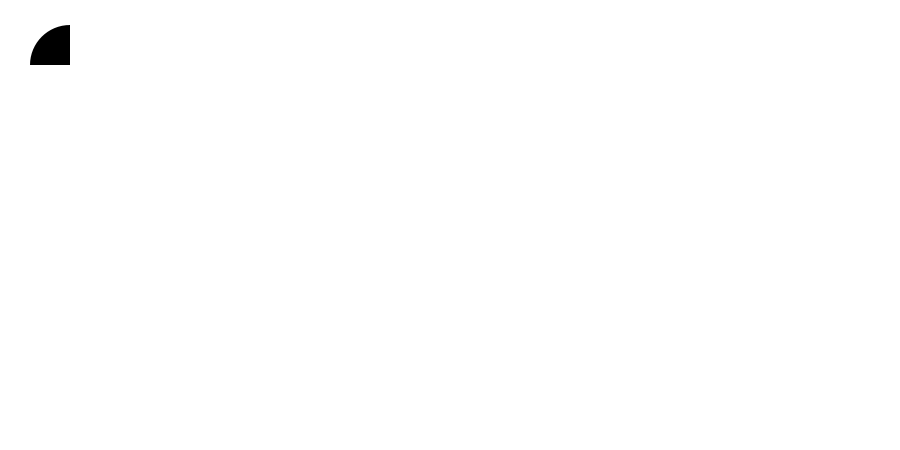
Frame 1 (no input)
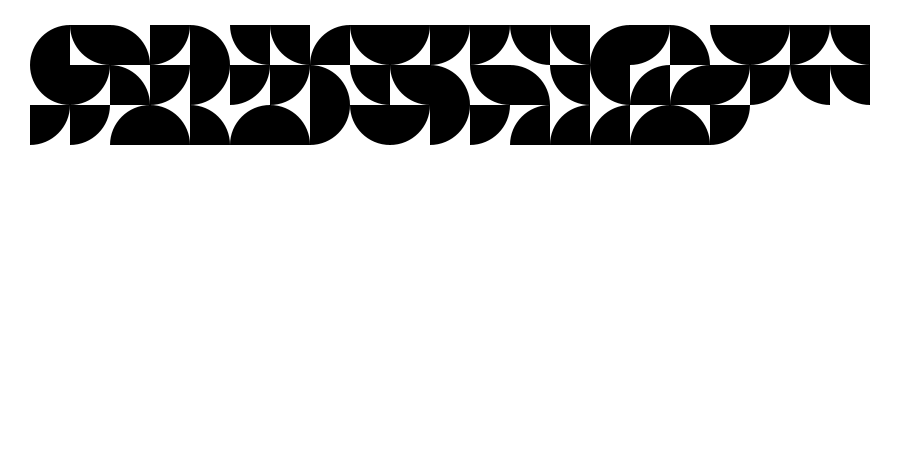
Frame 60 (the mouse pressed at the canvas centre just before this capture)
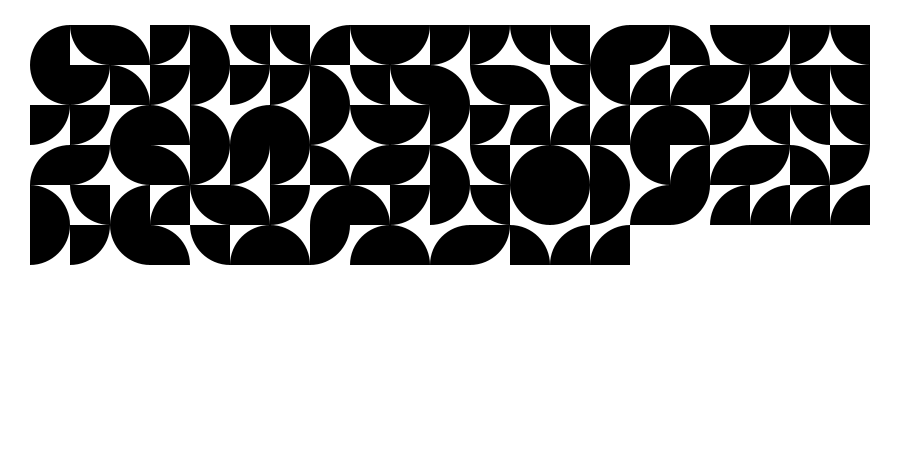
Frame 120 (the mouse held since frame 60 and released just before this capture)

The Processing sketch that drew these frames (run headless with seeded random() and noise(); from frame 60 on, the mouse is pressed at the canvas centre):

// Processing sketch: processing_112626
// ── processing_112626.pde

float L1, x, y, tamanho, intx, inty;
boolean espera;
void setup() {
  // size(displayWidth, displayHeight);
  size(900, 450);
  frameRate(20);
  background(255);
  L1=25;
  tamanho=40;
  intx=(width-floor(width/tamanho)*(tamanho))/2;
  inty=(height-floor(height/(tamanho))*(tamanho))/2;
  x=intx;
  y=inty;
  espera=false;
}

void draw() {
  noStroke();

  if (x+2*tamanho>width && !espera) {
    y=y+tamanho;
    x=intx;
  }

  if (y+2*tamanho>height && !espera) {
    y=inty;
    tamanho = random(20, 150);
    intx=(width-floor(width/(2+tamanho))*(2+tamanho))/2;
    inty=(height-floor(height/(2+tamanho))*(2+tamanho))/2;
    x=intx;
    y=inty;
    espera=true;
  }
  if (!espera) {
    bola();
    x=x+tamanho;
  } 
  else {
    if (random(1)<.05) {
      espera = false;
      background(255);
    }
  }
}




void bola() {
  translate (x+tamanho/2, y+tamanho/2);
  fill(255);
  rect(0, 0, tamanho, tamanho);
  fill(0);
  float qual= random(4);
  if (qual<1) {
    arc( 0, 0, 2*tamanho, 2*tamanho, 0, PI/2);
  }
  else if (qual<2) {
    arc( tamanho, 0, 2*tamanho, 2*tamanho, PI/2, PI);
  }
  else if (qual<3) {
    arc( tamanho, tamanho, 2*tamanho, 2*tamanho, PI, 3*PI/2);
  }
  else if (qual<4) {
    arc( 0, tamanho, 2*tamanho, 2*tamanho, 3*PI/2, TWO_PI);
  }
}

void keyPressed() {
  //save("bezier"+random(100)+".jpg");
}
